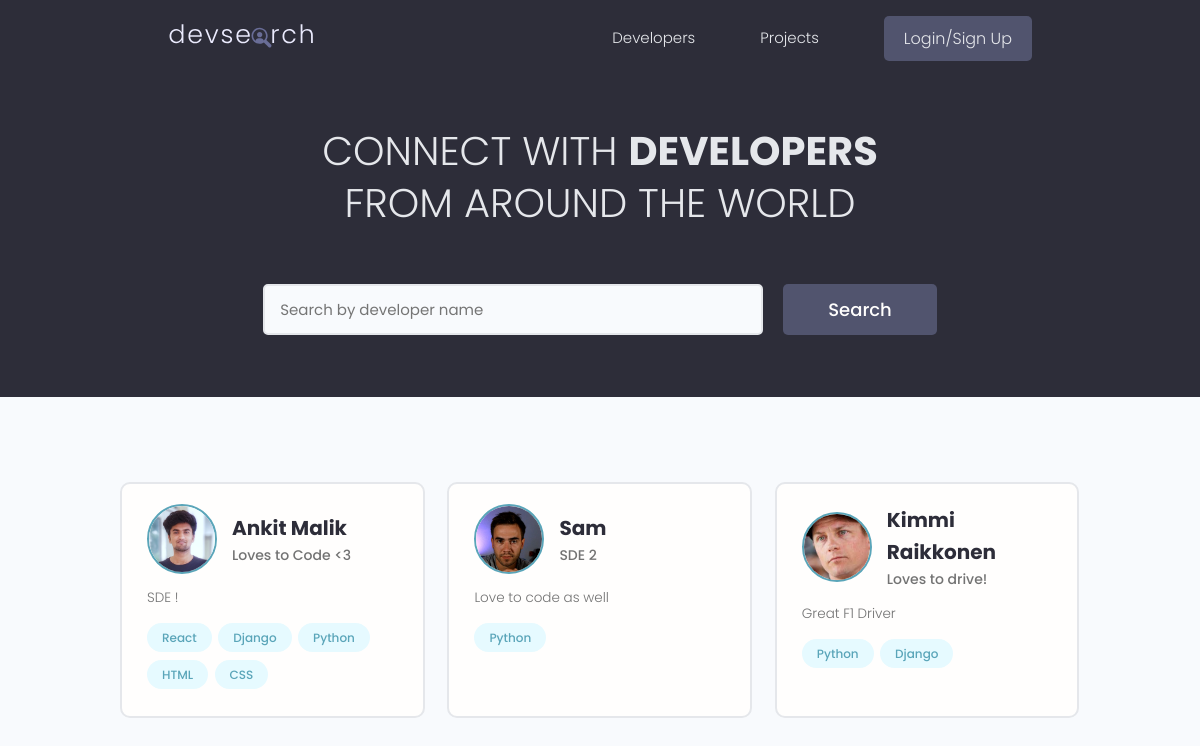
The page / on the database its author committed.
### users/models.py (models this page shows, shortened)
class Profile(models.Model):
    user = models.OneToOneField(User, on_delete=models.CASCADE, null=True, blank=True)
    name = models.CharField(max_length=200, blank=True, null=True)
    username = models.CharField(max_length=200, blank=True, null=True)
    location = models.CharField(max_length=200, blank=True, null=True)
    email = models.EmailField(max_length=500, blank=True, null=True)
    short_intro = models.CharField(max_length=500, blank=True, null=True)
    bio = models.TextField(blank=True, null=True)
    profile_image = models.ImageField(blank=True, null=True, upload_to = 'profiles/', default = 'profiles/user-default.png')
    social_github = models.CharField(max_length=500, blank=True, null=True)
    social_linkedin = models.CharField(max_length=500, blank=True, null=True)
    social_youtube = models.CharField(max_length=500, blank=True, null=True)
    social_twitter = models.CharField(max_length=500, blank=True, null=True)
    social_website = models.CharField(max_length=500, blank=True, null=True)
    created = models.DateTimeField(auto_now_add=True)
    id = models.UUIDField(default=uuid.uuid4, unique=True, primary_key=True, editable=False)

class Skill(models.Model):
    owner = models.ForeignKey(Profile, on_delete=CASCADE, null=True, blank=True)
    name = models.CharField(max_length=200, blank=True, null=True)
    description = models.TextField(max_length=500, blank=True, null=True)
    created = models.DateTimeField(auto_now_add=True)
    id = models.UUIDField(default=uuid.uuid4, unique=True, primary_key=True, editable=False)
    def __str__(self):
        return str(self.name)

### users/views.py (the view)
# urls.py: path('', views.profiles, name="profiles"),
def profiles(request):
    profiles, search_query = searchProfiles(request)
    context = {'profiles' : profiles, 'search_query' : search_query}
    return render(request, 'users/profiles.html', context)

### users/utils.py (called while the page is built)
def searchProfiles(request):
    search_query = ''
    if request.GET.get('search_query'):
        search_query = request.GET.get('search_query')
    skills = Skill.objects.filter(name__icontains=search_query)
    profiles = Profile.objects.distinct().filter(Q(name__icontains=search_query) | Q(short_intro__icontains=search_query) | Q(skill__in=skills))
    return profiles, search_query

### users/templates/users/profiles.html (shortened to what this page needs)
{% extends 'main.html' %}
{% block content %}
<main class="home">
    <section class="hero-section text-center">
      <div class="container container--narrow">
        <div class="hero-section__box">
          <h2>CONNECT WITH <span>DEVELOPERS</span></h2>
          <h2>FROM AROUND THE WORLD</h2>
        </div>
        <div class="hero-section__search">
          <form class="form" action="{% url 'profiles' %}" method="get">
            <div class="form__field">
              <input class="input input--text" id="formInput#search" type="text" name="search_query" vlaue="{{search_query}}"
                placeholder="Search by developer name" />
            </div>
            <input class="btn btn--sub btn--lg" type="submit" value="Search" />
          </form>
        </div>
      </div>
    </section>
    <section class="devlist">
      <div class="container">
        <div class="grid grid--three">
            {% for profile in profiles %}
          <div class="column card">
            <div class="dev">
              <a href="{% url 'user-profile' profile.id %}" class="card__body">
                <div class="dev__profile">
                  <img class="avatar avatar--md" src="{{profile.profile_image.url}}" alt="image" />
                  <div class="dev__meta">
                    <h3>{{profile.name}}</h3>
                    <h5>{{profile.short_intro | slice:"60"}}</h5>
                  </div>
                </div>
                <p class="dev__info">
                  {{profile.bio|slice:"150"}}
                </p>
                <div class="dev__skills">
                    {% for skill in profile.skill_set.all|slice:"5" %}
                  <span class="tag tag--pill tag--main">
                    <small>{{skill}}</small>
                  </span>
                  {% endfor %}
                </div>
              </a>
            </div>
          </div>
          {% endfor %}
        </div>
      </div>
    </section>
  </main>
{% endblock %}

### static/styles/app.css (style rules this page uses)
:root { --color-sub: #2d2d39; }
.btn--sub { background-color: var(--color-sub-light); }
.card { border: 2px solid var(--color-light); }
img { width: 100%; }
.hero-section { height: 40vh; display: flex; align-items: center; background-color: var(--color-sub); }
.hero-section__box { margin-bottom: 4rem; }
.hero-section__box > h2, .hero-section__box > h2 > span { font-size: 4rem; color: var(--color-light); line-height: 1.3; text-transform: uppercase; }
.hero-section__box > h2 { font-weight: 300; }
.hero-section__box > h2 > span { font-weight: 700; }
.hero-section__search > .form { display: flex; align-items: center; justify-content: center; gap: 2rem; }
.hero-section__search > .form input.input--text { width: 50rem; }
.devlist { margin-top: 8rem; }
.devlist .grid { align-items: stretch; }
.devlist .dev .dev__profile { display: flex; align-items: center; gap: 1.5rem; }
.devlist .dev .dev__meta h3 { color: var(--color-sub); font-size: 2rem; font-weight: 700; }
.devlist .dev .dev__meta h5 { color: var(--color-text); font-size: 1.4rem; font-weight: 500; }
.devlist .dev .dev__info { margin: 1.5rem 0; font-size: 1.35rem; line-height: 1.4; text-align: justify; }

### static/uikit/styles/modules/_variables.css (style rules this page uses)
:root { --color-main: #5aa5b9; --color-main-light: #e6faff; --color-sub: #3f4156; --color-sub-light: #51546e; --color-sub-lighter: #ededfd; --color-text: #737373; --color-gray: #8b8b8b; --color-light: #e5e7eb; --color-light-gray: #767676; --color-bg: #f8fafd; --color-white: #fffefd; --color-white-light: #f3f3f3; --color-success: #359e64; --color-success-bg: #def8e8; --color-error: #fc4b0b; --color-error-bg: #fff2ee; --font-base: 'Poppins', arial, helvetica, 'Segoe UI', roboto, ubuntu, sans-serif; --font-monospace: 'Fira Code', 'Courier New', courier, monospace; --font-regular: 300; --font-medium: 500; --font-bold: 700; --generic-shadow: 1px 1px 5px #00000010; --generic-transition: all 0.3s ease-in-out; }

### static/uikit/styles/modules/_base.css (style rules this page uses)
* { margin: 0; padding: 0; box-sizing: border-box; text-rendering: optimizeLegibility; color: inherit; font-size: inherit; }
html { font-size: 50%; }
@media only screen and (min-width: 480px) { html { font-size: 56.25%; } }
@media only screen and (min-width: 1200px) { html { font-size: 62.5%; } }
body { line-height: 1.6; font-weight: 400; font-size: 1.5rem; color: var(--color-text); background-color: var(--color-bg); min-height: 100vh; }

### static/uikit/styles/modules/_typography.css (style rules this page uses)
* { font-family: var(--font-base); }
h2 { font-size: 3.6rem; font-weight: var(--font-bold); }
h3 { font-size: 3.2rem; font-weight: var(--font-medium); }
h5 { font-size: 2.4rem; font-weight: var(--font-medium); }
h5, h6 { font-weight: var(--font-regular); }
p, span, strong { font-size: 1.6rem; color: var(--color-text); font-weight: var(--font-regular); }
a { padding-bottom: 2px; text-decoration: none; display: inline-block; color: var(--color-main); font-weight: var(--font-medium); }

### static/uikit/styles/modules/_utilities.css (style rules this page uses)
.container { width: 92%; max-width: 165rem; margin: 0 auto; box-sizing: border-box; }
.container--narrow { width: 92%; max-width: 120rem; }
@media screen and (min-width: 1000px) { .container { width: 90%; } }
@media screen and (min-width: 1000px) { .container--narrow { width: 85%; } }
@media screen and (min-width: 1200px) { .container { width: 80%; } }
@media screen and (min-width: 1200px) { .container--narrow { width: 72%; } }
.text-center { text-align: center; }

### static/uikit/styles/modules/_avatar.css (style rules this page uses)
.avatar { border-radius: 50%; border: 2px solid var(--color-main); object-fit: cover; }
.avatar--md { height: 7rem; width: 7rem; }

### static/uikit/styles/modules/_button.css (style rules this page uses)
.btn { display: inline-block; position: relative; cursor: pointer; background-color: var(--color-light); font-weight: var(--font-medium); color: var(--color-sub); text-decoration: none; padding: 1rem 2rem; border-radius: 0.5rem; border: none; width: -webkit-fit-content; width: -moz-fit-content; width: fit-content; height: -webkit-fit-content; height: -moz-fit-content; height: fit-content; font-size: 1.6rem; outline-width: 0; outline-color: transparent; -webkit-backface-visibility: hidden; backface-visibility: hidden; transition: all 0.3s ease-in-out; }
.btn--sub { background-color: var(--color-sub); color: var(--color-white); }
.btn--lg { font-size: 1.8rem; padding: 1.2rem 4.5rem; }

### static/uikit/styles/modules/_card.css (style rules this page uses)
.card { border-radius: 1rem; background-color: var(--color-white); border: 1.5px solid var(--color-light); width: auto; height: auto; margin-top: 0.5rem; margin-bottom: 0.5rem; overflow: hidden; }
.card__body, .card__header { padding: 2rem 2.5rem; }

### rows shown on the page
Profile: profile_image (picture), name "Ankit Malik", short_intro "Loves to Code <3", bio "SDE !"
Skill: name "React"
Skill: name "Django"
Skill: name "Python"
Skill: name "HTML"
Skill: name "CSS"
Profile: profile_image (picture), name "Sam", short_intro "SDE 2", bio "Love to code as well"
Skill: name "Python"
Profile: profile_image (picture), name "Kimmi Raikkonen", short_intro "Loves to drive!", bio "Great F1 Driver"
Skill: name "Python"
Skill: name "Django"
